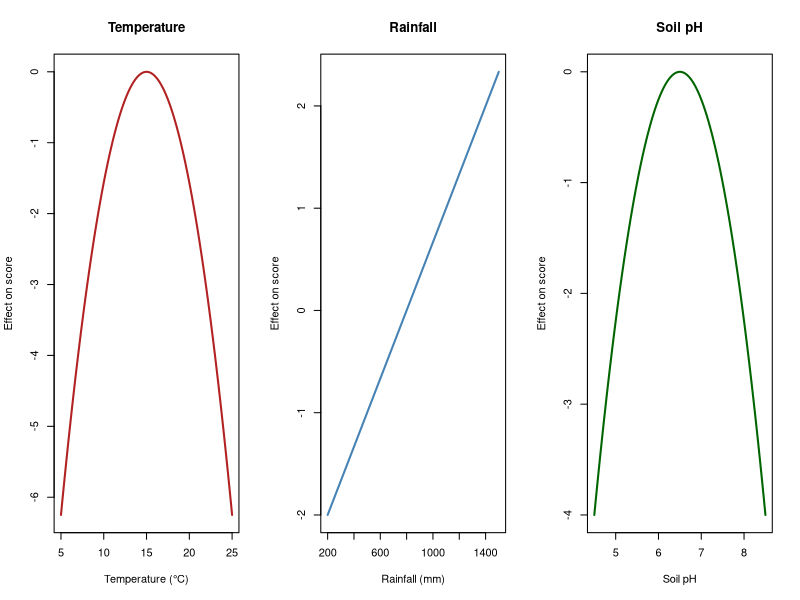
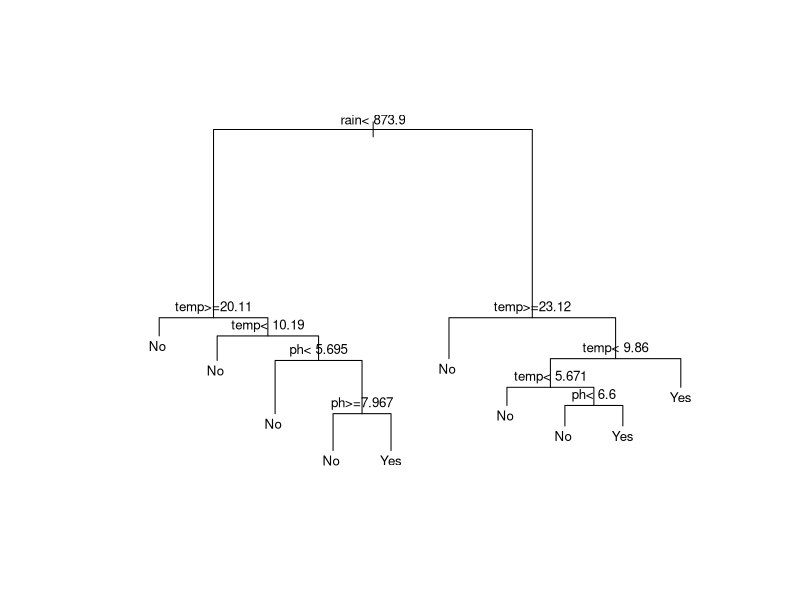
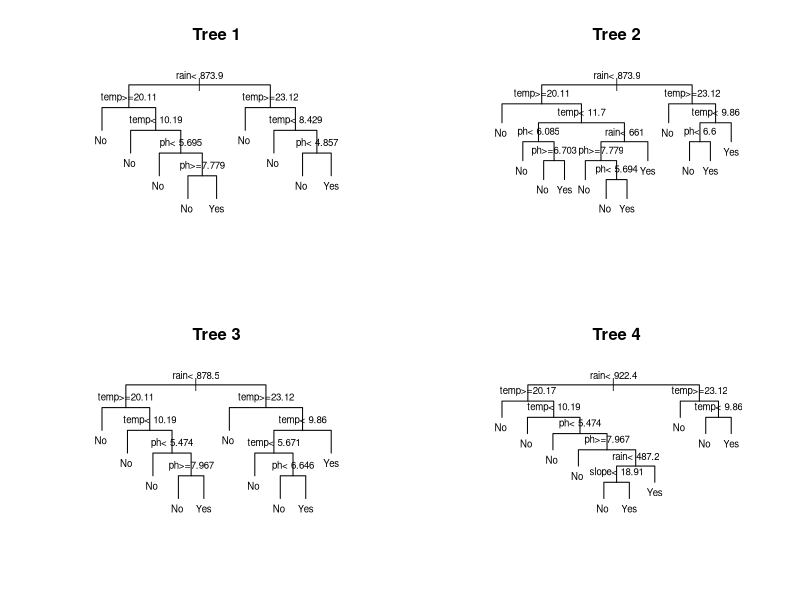
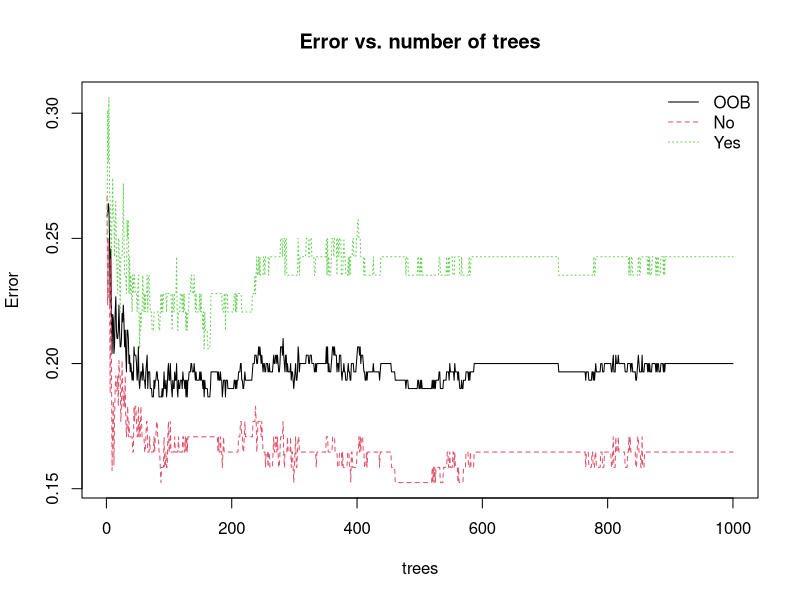
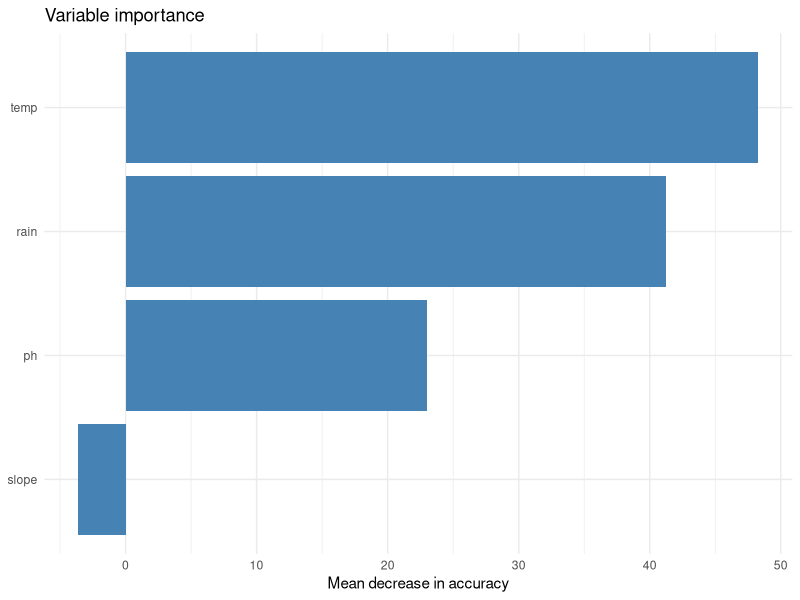
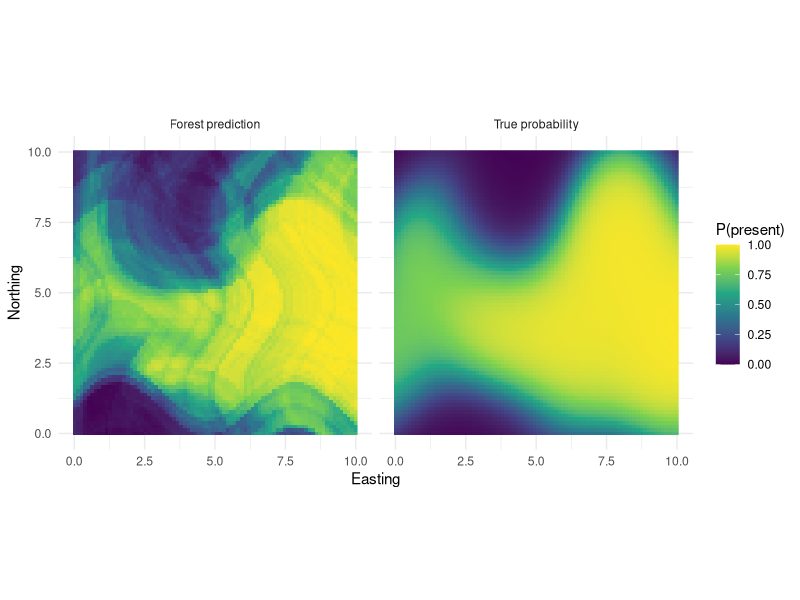
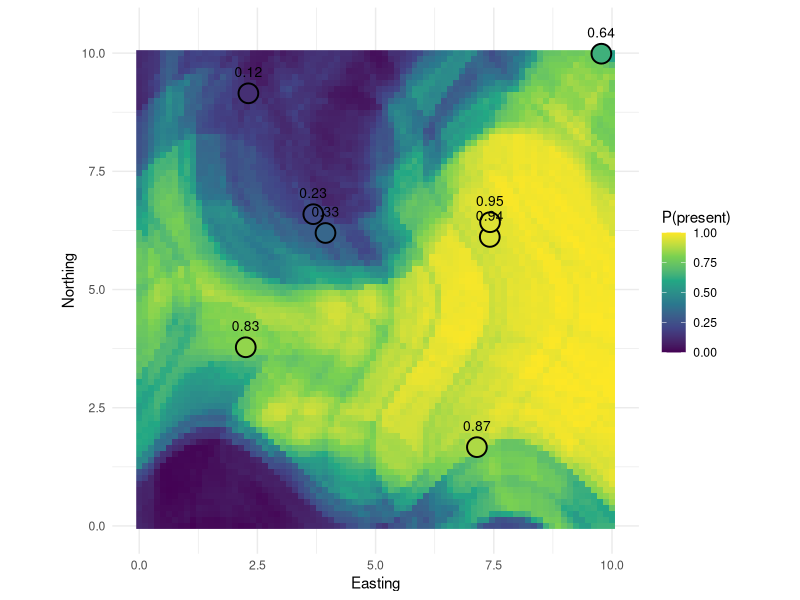

The R script that drew these images, in order:
## ---- chunk 1
knitr::opts_chunk$set(
  echo = TRUE,
  message = FALSE,
  warning = FALSE,
  fig.width = 6.5,
  fig.height = 5,
  fig.align = "center"
)

library(randomForest)
library(rpart)      # comes with R
library(ggplot2)

set.seed(42)
## ---- chunk 2
n     <- 300
temp  <- runif(n, 5, 25)       # mean annual temperature (°C)
rain  <- runif(n, 200, 1500)   # annual rainfall (mm)
ph    <- runif(n, 4.5, 8.5)    # soil pH
slope <- runif(n, 0, 40)       # slope (degrees): NO effect on the species

  # truth: score = how good the site is for the species
  score <- 3 -
    ((temp - 15) / 4)^2 +        # temperature: best at 15 °C
    (rain - 800) / 300 -         # rainfall: more is better
    ((ph - 6.5) / 1)^2           # soil pH: best at 6.5
                                 # slope does not appear: it has no effect

prob    <- 1 / (1 + exp(-score))   # logistic function: score -> probability
present <- rbinom(n, 1, prob)      # draw presence/absence with that probability

sites <- data.frame(temp, rain, ph, slope,
                    species = factor(present, levels = c(0, 1),
                                     labels = c("No", "Yes")))
table(sites$species)   # check the balance
head(sites, 30)
## ---- chunk 3
par(mfrow = c(1, 3))

t_seq <- seq(5, 25, length.out = 100)
plot(t_seq, -((t_seq - 15) / 4)^2, type = "l", lwd = 2, col = "firebrick",
     xlab = "Temperature (°C)", ylab = "Effect on score",
     main = "Temperature")


r_seq <- seq(200, 1500, length.out = 100)
plot(r_seq, (r_seq - 800) / 300, type = "l", lwd = 2, col = "steelblue",
     xlab = "Rainfall (mm)", ylab = "Effect on score",
     main = "Rainfall")


p_seq <- seq(4.5, 8.5, length.out = 100)
plot(p_seq, -((p_seq - 6.5) / 1)^2, type = "l", lwd = 2, col = "darkgreen",
     xlab = "Soil pH", ylab = "Effect on score",
     main = "Soil pH")

par(mfrow = c(1, 1))
## ---- chunk 4
tree <- rpart(species ~ temp + rain + ph + slope, data = sites) 
#Fits a single decision tree model using the CART algorithm to predict species presence/absence.
plot(tree, 
     uniform = FALSE, 
     margin = 0.1)
  
text(tree, cex = 0.8)

## ---- chunk 5
par(mfrow = c(2, 2))

for (i in 1:4) {
  keep <- sample(nrow(sites), 270)   # drop 30 random sites
  t_i  <- rpart(species ~ temp + rain + ph + slope, data = sites[keep, ])
  plot(t_i, uniform = TRUE, margin = 0.1)
  text(t_i, cex = 0.7)
  title(paste("Tree", i))
}

par(mfrow = c(1, 1))
## ---- chunk 6
rf <- randomForest(species ~ temp + rain + ph + slope, data = sites,
                   ntree    = 500,           # number of trees to grow
                   mtry     = 2,             # sqrt(4)
                   replace  = TRUE, 
                   sampsize = nrow(sites),   # 300
                   importance = TRUE)
print(rf)
## ---- chunk 7

rf2 <- randomForest(species ~ temp + rain + ph + slope, data = sites,
                   ntree    = 1000,           # number of trees to grow
                   mtry     = 2,             # sqrt(4)
                   replace  = TRUE, 
                   sampsize = nrow(sites),
                   importance = TRUE)


plot(rf2, main = "Error vs. number of trees")
legend("topright", colnames(rf$err.rate),
       col = 1:3, lty = 1:3, bty = "n")
## ---- chunk 8
oob_by_mtry <- sapply(1:4, function(m) {
  fit <- randomForest(species ~ temp + rain + ph + slope, 
                      data = sites,
                      ntree = 500, 
                      mtry = m)
  fit$err.rate[500, "OOB"]
})

data.frame(mtry = 1:4, OOB_error = round(oob_by_mtry, 3))
## ---- chunk 9
imp <- as.data.frame(importance(rf))
imp$variable <- rownames(imp)
imp[order(-imp$MeanDecreaseAccuracy), c("variable", "MeanDecreaseAccuracy")]
## ---- chunk 10
ggplot(imp, aes(x = reorder(variable, MeanDecreaseAccuracy),
                y = MeanDecreaseAccuracy)) +
  geom_col(fill = "steelblue") +
  coord_flip() +
  labs(title = "Variable importance",
       x = NULL, y = "Mean decrease in accuracy") +
  theme_minimal()
## ---- chunk 11
new_site <- data.frame(temp = 15, 
                       rain = 1000, 
                       ph = 6.5, 
                       slope = 10)
predict(rf, 
        new_site, 
        type = "prob")


bad_site <- data.frame(temp = 24, 
                       rain = 300, 
                       ph = 8, 
                       slope = 10)
predict(rf, bad_site, type = "prob")
## ---- chunk 12
# Function that gives the four variables at any (x = east, y = north) location
env_at <- function(x, y) {
  data.frame(
    temp  = pmin(pmax(22 - 1.6 * y + 1.5 * sin(x), 5), 25),
    rain  = pmin(pmax(300 + 110 * x + 80 * sin(y), 200), 1500),
    ph    = pmin(pmax(6.5 + 1.8 * sin(x / 2.5) * cos(y / 2.5), 4.5), 8.5),
    slope = 20 + 15 * sin(x * y / 8)
  )
}


# grid size = 80 x 80 = 6400
grid <- expand.grid(x = seq(0, 10, length.out = 80),
                    y = seq(0, 10, length.out = 80))
grid <- cbind(grid, env_at(grid$x, grid$y))

# Forest prediction: probability of "Yes" in each cell
grid$forest <- predict(rf, grid[, c("temp", "rain", "ph", "slope")],
                       type = "prob")[, "Yes"]

# The true probability, from the formula we used to simulate the data
grid$truth <- plogis(3 -
                     ((grid$temp - 15) / 4)^2 +
                     (grid$rain - 800) / 300 -
                     ((grid$ph - 6.5) / 1)^2)
## ---- chunk 13
map_long <- rbind(
  data.frame(grid[, c("x", "y")], prob = grid$truth,  map = "True probability"),
  data.frame(grid[, c("x", "y")], prob = grid$forest, map = "Forest prediction")
)

ggplot(map_long, aes(x, y, fill = prob)) +
  geom_raster() +
  facet_wrap(~ map) +
  scale_fill_viridis_c(limits = c(0, 1), name = "P(present)") +
  coord_equal() +
  labs(x = "Easting", y = "Northing") +
  theme_minimal()

## ---- chunk 14

new_sites <- data.frame(x = runif(8, 0, 10), 
                        y = runif(8, 0, 10))

new_sites <- cbind(new_sites, 
                   env_at(new_sites$x, new_sites$y)
                   )

new_sites$prob <- predict(rf, new_sites[, c("temp", "rain", "ph", "slope")],
                          type = "prob")[, "Yes"]

ggplot() +
  geom_raster(data = grid, aes(x, y, fill = forest)) +
  geom_point(data = new_sites, aes(x, y, fill = prob),
             shape = 21, size = 6, color = "black", stroke = 1) +
  geom_text(data = new_sites, aes(x, y, label = round(prob, 2)),
            nudge_y = 0.45, size = 3.5) +
  scale_fill_viridis_c(limits = c(0, 1), name = "P(present)") +
  coord_equal() +
  labs(x = "Easting", y = "Northing") +
  theme_minimal()

new_sites[, c("x", "y", "prob")]
